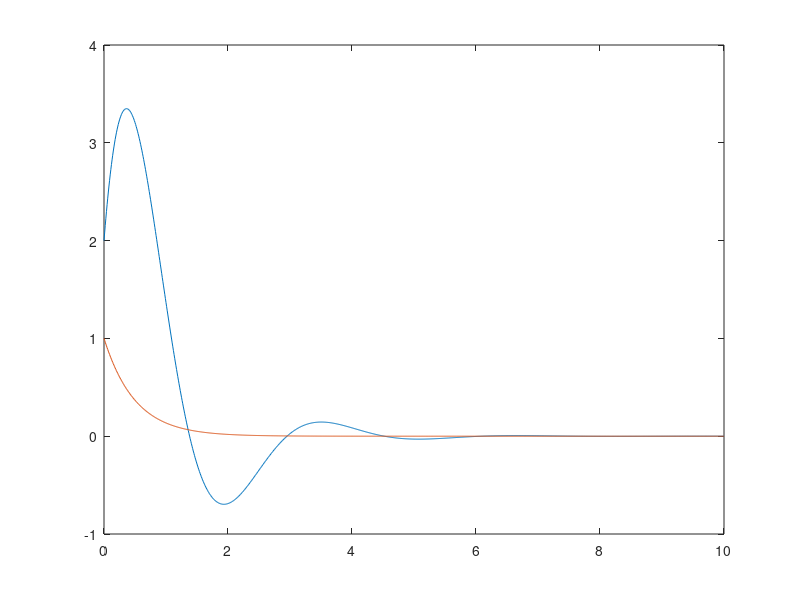

This chart was generated by the following MATLAB code:
% Prática de laboratório 1
% Aluno:
% - Felipe Bandeira da Silva, 1020942-X

disp('1 - Defina duas variáveis de números reais...')

x = 1.1
y = 2.2

r1 = x + y
r2 = y - x
r3 = x * y
r4 = y / x
r5 = x ^ y 
r6 = sin(x) + cos(y)
r7 = exp(x)*log(y)
r8 = sqrt(x*y)

disp('2 - Defina duas variáveis de números complexos...')

cx = 1+2j
cy = 2+3j

r9 = abs(cx)
r10 = angle(cy)
r11 = rad2deg(r10)
r12 = real(cx*cy)
r13 = imag(cx/cy)
r14 = x*conj(cy)
r15 = atan(imag(cx)/real(cx))

disp('3 - Defina duas listas contendo cinco números reais...')

lx = [1 2 3 4 5]
ly = [6;7;8;9;10]

r16 = sum(lx)
r17 = prod(ly)
r18 = lx*ly
r19 = lx.*ly'
r20 = lx(5)/ly(2)
r21 = lx+ly'

disp('4 - Defina uma matriz...')

M = [3 7 9; 1 5 5; 8 7 0]
Mt = M'
Ms = sum(M(1,:))
Mi = inv(M)
Md = det(M)

disp('5 - Crie um vetor de 1000 pontos...')
t = 0:0.01:10;

x1 = 5*exp(-t).*sin(2*t)+2*exp(-t).*cos(2*t);
x2 = exp(-2*t);

plot(t, x1, t, x2)

disp('6 - Encontre o valor mínimo...')

x = -20:1:20;
f = x.^2-8*x+4;

minimo = f(1);
for I=2:length(f)
    if f(I) < minimo
        minimo = f(I);
        posicao = I;
    end
end

disp('Menor valor:')
disp(minimo)
disp('Posicao:')
disp(posicao)

